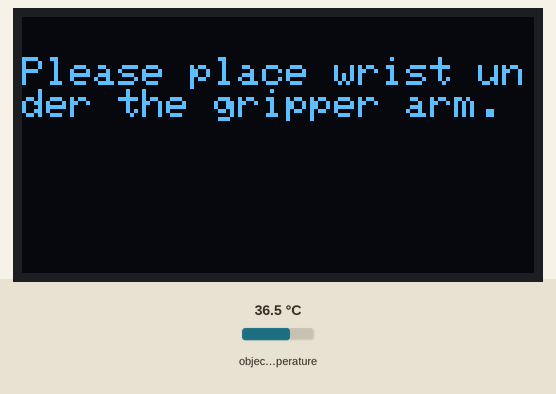
Recording of a sketch running on a simulated Arduino Uno, built with avr-gcc and run on an emulated ATmega328P. Shown: 128×64 one-colour display. The inputs (shaded band) are chosen by the test bench; at power-on: object temperature 36.5 °C.

Above: at 5.6 s.
5.7 s: object temperature set to 44 °C
At 6.3 s:
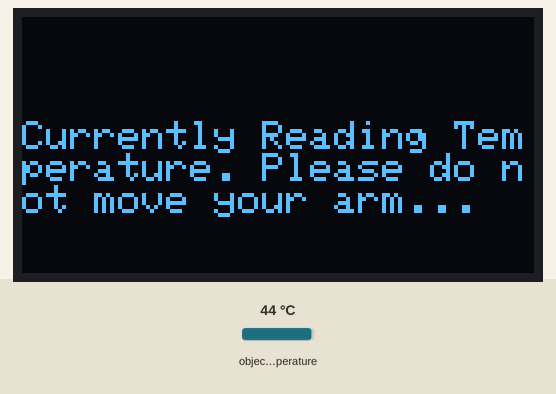
At 11.2 s:
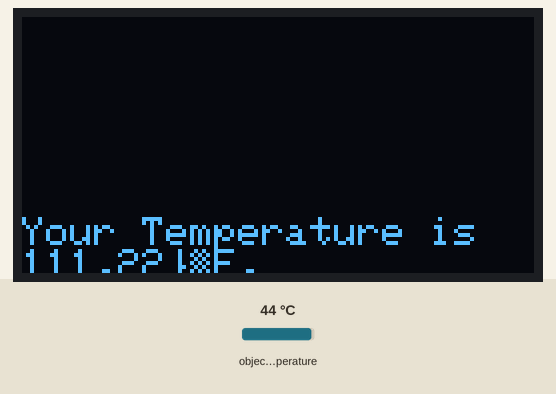
Timing chart, 0 to 12.7 s (numbered marks = the images above; inputs shaded):
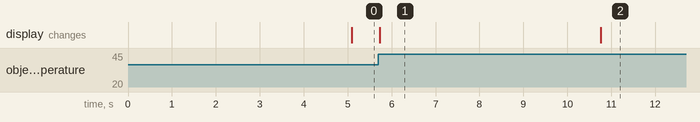

The sketch:

tempsens_workflow.ino
```cpp
#include <Wire.h>
#include <Adafruit_GFX.h>
#include <Adafruit_SSD1306.h>
#include <Adafruit_MLX90614.h>

Adafruit_MLX90614 mlx = Adafruit_MLX90614();

#define SCREEN_WIDTH 128 // OLED display width, in pixels
#define SCREEN_HEIGHT 64 // OLED display height, in pixels

#define SCREEN_ADDRESS 0x3C
Adafruit_SSD1306 display = Adafruit_SSD1306(SCREEN_WIDTH, SCREEN_HEIGHT, &Wire, -1);

#define Message_Display 1
#define Temperature_Reading 2
#define Temperature_Display 3

int state = 1;
int init_temp = 0;

void setup() {
  Serial.begin(115200);

  mlx.begin();

  if(!display.begin(SSD1306_SWITCHCAPVCC, SCREEN_ADDRESS)) {
    Serial.println(F("SSD1306 allocation failed"));
    for(;;); // Don't proceed, loop forever
  }
  delay(2000);
  display.clearDisplay();

  display.setTextSize(1);             // Normal 1:1 pixel scale
  display.setTextColor(SSD1306_WHITE);        // Draw white text
  display.setCursor(0,10);             // Start at top-left corner

  display.display();
}

void loop() {
  switch(state) {
    case Message_Display: {
      // TODO: Lower gripper arm code here

      delay(3000);
      init_temp = mlx.readObjectTempF();
      display.clearDisplay();
      display.println("Please place wrist under the gripper arm.");
      display.display();
      state = Temperature_Reading;
      break;
    }

    case Temperature_Reading: {
      if(mlx.readObjectTempF() > init_temp + 8) {
        state = Temperature_Display;
      }
      break;
    }

    case Temperature_Display: {
      display.clearDisplay();
      display.println("Currently Reading Temperature. Please do not move your arm...");
      display.display();

      delay(5000);

      display.clearDisplay();
      display.println("Your Temperature is ");
      display.print(mlx.readObjectTempF());
      display.println("°F.");
      display.display();

      delay(3000);
      state = Message_Display;
      break;
    }
  }

}

void displayString(String str, int dly, boolean clr) {
  display.clearDisplay();
  display.println(str);
  display.display();

  if (clr) {
    delay(dly);
    display.clearDisplay();
  }
}
```

Measured:
- after the input at 5.7 s, the display: changes at once (image 1)
- what the display in image 1 shows lasts 5.1 s, from 5.7 s to 10.8 s
